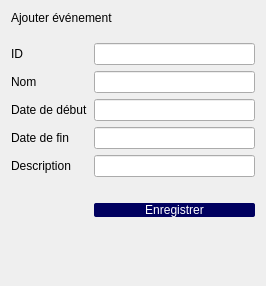
          <widget class="QWidget" name="scrollAreaWidgetContents_11">
           <property name="geometry">
            <rect>
             <x>0</x>
             <y>0</y>
             <width>266</width>
             <height>286</height>
            </rect>
           </property>
           <layout class="QFormLayout" name="formLayout_43">
            <item row="0" column="0" colspan="2">
             <widget class="QLabel" name="label_73">
              <property name="styleSheet">
               <string notr="true">font: 18pt &quot;Nunito Sans&quot;;</string>
              </property>
              <property name="text">
               <string>Ajouter événement</string>
              </property>
             </widget>
            </item>
            <item row="1" column="1">
             <layout class="QHBoxLayout" name="horizontalLayout_62"/>
            </item>
            <item row="2" column="1">
             <layout class="QHBoxLayout" name="horizontalLayout_130"/>
            </item>
            <item row="4" column="0">
             <widget class="QLabel" name="label_74">
              <property name="text">
               <string>ID</string>
              </property>
             </widget>
            </item>
            <item row="4" column="1">
             <widget class="QLineEdit" name="lineEdit12_10"/>
            </item>
            <item row="5" column="0">
             <widget class="QLabel" name="label_274">
              <property name="text">
               <string>Nom</string>
              </property>
             </widget>
            </item>
            <item row="5" column="1">
             <widget class="QLineEdit" name="lineEdit_89"/>
            </item>
            <item row="6" column="0">
             <widget class="QLabel" name="label_75">
              <property name="text">
               <string>Date de début</string>
              </property>
             </widget>
            </item>
            <item row="6" column="1">
             <widget class="QLineEdit" name="lineEdit13_10"/>
            </item>
            <item row="7" column="0">
             <widget class="QLabel" name="label_9">
              <property name="text">
               <string>Date de fin</string>
              </property>
             </widget>
            </item>
            <item row="7" column="1">
             <widget class="QLineEdit" name="lineEdit_9"/>
            </item>
            <item row="9" column="0">
             <widget class="QLabel" name="label_76">
              <property name="text">
               <string/>
              </property>
             </widget>
            </item>
            <item row="11" column="1">
             <widget class="QPushButton" name="pushButton_52">
              <property name="styleSheet">
               <string notr="true">QPushButton
{
	border: 10 px;border-radius: 2px;
background-color: rgb(0, 0, 95);
color:white;
	font: 25 9pt &quot;Nunito&quot;;
}</string>
              </property>
              <property name="text">
               <string>Enregistrer</string>
              </property>
             </widget>
            </item>
            <item row="8" column="0">
             <widget class="QLabel" name="label_10">
              <property name="text">
               <string>Description</string>
              </property>
             </widget>
            </item>
            <item row="8" column="1">
             <widget class="QLineEdit" name="lineEdit_10"/>
            </item>
           </layout>
          </widget>
